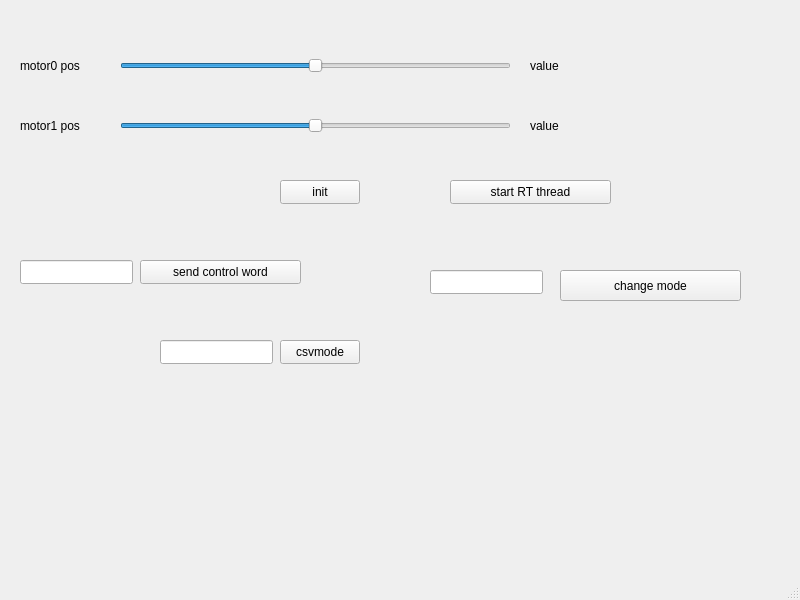
<?xml version="1.0" encoding="UTF-8"?>
<ui version="4.0">
 <class>MainWindow</class>
 <widget class="QMainWindow" name="MainWindow">
  <property name="geometry">
   <rect>
    <x>0</x>
    <y>0</y>
    <width>800</width>
    <height>600</height>
   </rect>
  </property>
  <property name="windowTitle">
   <string>MainWindow</string>
  </property>
  <widget class="QWidget" name="centralwidget">
   <widget class="QLabel" name="poslabel_0">
    <property name="geometry">
     <rect>
      <x>20</x>
      <y>50</y>
      <width>81</width>
      <height>31</height>
     </rect>
    </property>
    <property name="text">
     <string>motor0 pos</string>
    </property>
   </widget>
   <widget class="QSlider" name="slider_0">
    <property name="geometry">
     <rect>
      <x>120</x>
      <y>50</y>
      <width>391</width>
      <height>31</height>
     </rect>
    </property>
    <property name="minimum">
     <number>-100000</number>
    </property>
    <property name="maximum">
     <number>100000</number>
    </property>
    <property name="orientation">
     <enum>Qt::Horizontal</enum>
    </property>
   </widget>
   <widget class="QLabel" name="valuelabel_0">
    <property name="geometry">
     <rect>
      <x>530</x>
      <y>50</y>
      <width>101</width>
      <height>31</height>
     </rect>
    </property>
    <property name="text">
     <string>value</string>
    </property>
   </widget>
   <widget class="QPushButton" name="initButton">
    <property name="geometry">
     <rect>
      <x>280</x>
      <y>180</y>
      <width>80</width>
      <height>24</height>
     </rect>
    </property>
    <property name="text">
     <string>init</string>
    </property>
   </widget>
   <widget class="QPushButton" name="sendcwButton">
    <property name="geometry">
     <rect>
      <x>140</x>
      <y>260</y>
      <width>161</width>
      <height>24</height>
     </rect>
    </property>
    <property name="text">
     <string>send control word</string>
    </property>
   </widget>
   <widget class="QLineEdit" name="cwlineEdit">
    <property name="geometry">
     <rect>
      <x>20</x>
      <y>260</y>
      <width>113</width>
      <height>24</height>
     </rect>
    </property>
   </widget>
   <widget class="QPushButton" name="changemodeButton">
    <property name="geometry">
     <rect>
      <x>560</x>
      <y>270</y>
      <width>181</width>
      <height>31</height>
     </rect>
    </property>
    <property name="text">
     <string>change mode</string>
    </property>
   </widget>
   <widget class="QLineEdit" name="modelineEdit">
    <property name="geometry">
     <rect>
      <x>430</x>
      <y>270</y>
      <width>113</width>
      <height>24</height>
     </rect>
    </property>
   </widget>
   <widget class="QPushButton" name="startrtthreadButton">
    <property name="geometry">
     <rect>
      <x>450</x>
      <y>180</y>
      <width>161</width>
      <height>24</height>
     </rect>
    </property>
    <property name="text">
     <string>start RT thread</string>
    </property>
   </widget>
   <widget class="QSlider" name="slider_1">
    <property name="geometry">
     <rect>
      <x>120</x>
      <y>110</y>
      <width>391</width>
      <height>31</height>
     </rect>
    </property>
    <property name="minimum">
     <number>-100000</number>
    </property>
    <property name="maximum">
     <number>100000</number>
    </property>
    <property name="orientation">
     <enum>Qt::Horizontal</enum>
    </property>
   </widget>
   <widget class="QLabel" name="valuelabel_1">
    <property name="geometry">
     <rect>
      <x>530</x>
      <y>110</y>
      <width>101</width>
      <height>31</height>
     </rect>
    </property>
    <property name="text">
     <string>value</string>
    </property>
   </widget>
   <widget class="QLabel" name="poslabel_1">
    <property name="geometry">
     <rect>
      <x>20</x>
      <y>110</y>
      <width>81</width>
      <height>31</height>
     </rect>
    </property>
    <property name="text">
     <string>motor1 pos</string>
    </property>
   </widget>
   <widget class="QPushButton" name="csvmode">
    <property name="geometry">
     <rect>
      <x>280</x>
      <y>340</y>
      <width>80</width>
      <height>24</height>
     </rect>
    </property>
    <property name="text">
     <string>csvmode</string>
    </property>
   </widget>
   <widget class="QLineEdit" name="csvspeed">
    <property name="geometry">
     <rect>
      <x>160</x>
      <y>340</y>
      <width>113</width>
      <height>24</height>
     </rect>
    </property>
   </widget>
  </widget>
  <widget class="QMenuBar" name="menubar">
   <property name="geometry">
    <rect>
     <x>0</x>
     <y>0</y>
     <width>800</width>
     <height>21</height>
    </rect>
   </property>
  </widget>
  <widget class="QStatusBar" name="statusbar"/>
 </widget>
 <resources/>
 <connections/>
</ui>
